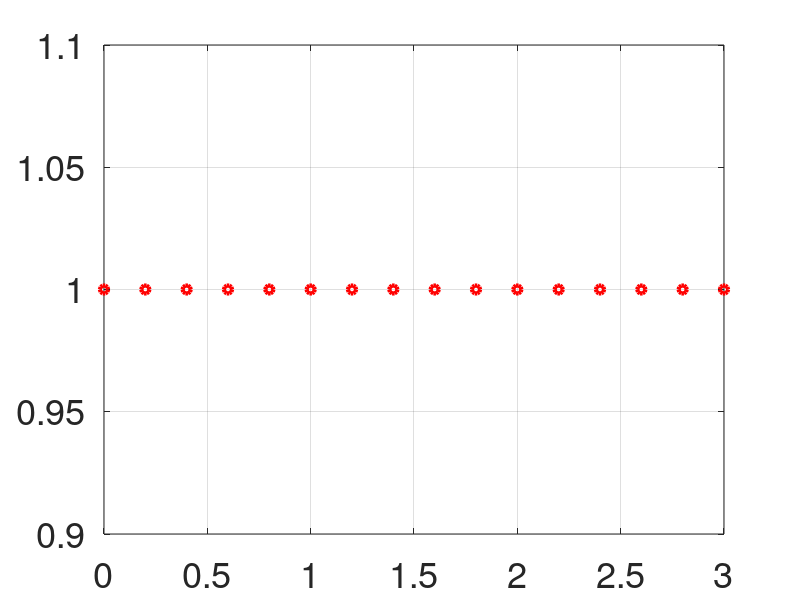

The MATLAB source for this figure: (Note: this script raises an error after producing the figure.)
clear all
close all

bebotFolder = fullfile(pwd, '..', 'BeBOT');
addpath(bebotFolder);

N = 15; % order
tf = 3;



%% Compute Equidistant nodes from 0 to tf
t_equi = linspace(0,tf,N+1);

figure(1)
plot(t_equi,1,'o','Linewidth',3,'Color','r'); hold on
set(gca,'fontsize', 26);
grid on


%% Compute LGL nodes from 0 to tf
[t_LGL,w,D] = LGL_PS(N,tf);

figure(1)
plot(t_LGL,1,'o','Linewidth',3,'Color','g'); hold on
